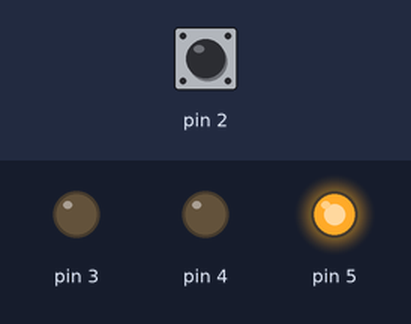
A sketch run on a simulated Arduino Uno, built with avr-gcc and run on an emulated ATmega328P. Shown: output pins drawn as LEDs (lit = HIGH). The test bench sets the inputs (shaded band); at power-on: pin 2 HIGH.

Above: at 1.0 s.
At 3.12 s:
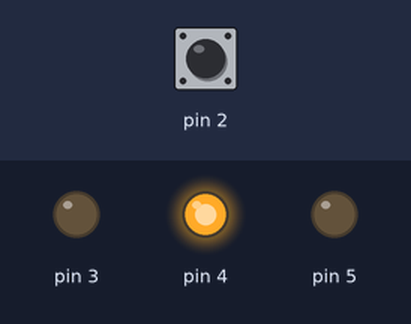
At 5.7 s:
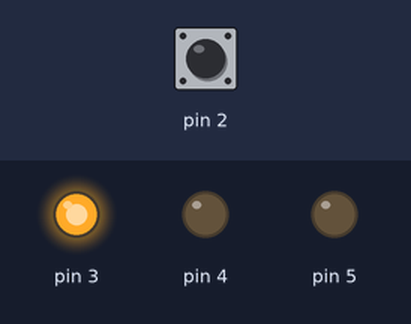
Timing chart, 0 to 7.5 s (numbered marks = the images above):
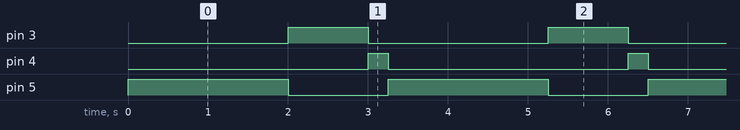

Measured:
- by itself, pin 3: alternates HIGH for 1.0 s and LOW for 2.3 s
- by itself, pin 4: alternates HIGH for 0.25 s and LOW for 3.0 s
- by itself, pin 5: alternates HIGH for 2.0 s and LOW for 1.3 s

The sketch:

sourcecode.ino
```cpp
int switchState = 0;
void setup() {
  pinMode(3, OUTPUT);
  pinMode(4, OUTPUT);
  pinMode(5, OUTPUT);
  pinMode(2, INPUT);
}

void loop(){
  switchState = digitalRead(2);
  if(switchState == LOW){
  // the button is not pressed

  digitalWrite(3, HIGH); //green LED
  digitalWrite(4, LOW); //Red LED
  digitalWrite(5, LOW); //red LED
  }

  else{
    while(true){
      //Red
    digitalWrite(5, HIGH);
    digitalWrite(3, LOW);
    digitalWrite(4, LOW);
    delay(2000);

    //Green
    digitalWrite(3, HIGH);
    digitalWrite(4, LOW);
    digitalWrite(5, LOW);
    delay(1000);

    //Yellow
    digitalWrite(4, HIGH);
    digitalWrite(5, LOW);
    digitalWrite(3, LOW);
    delay(250);
    }
  }
 }
```
